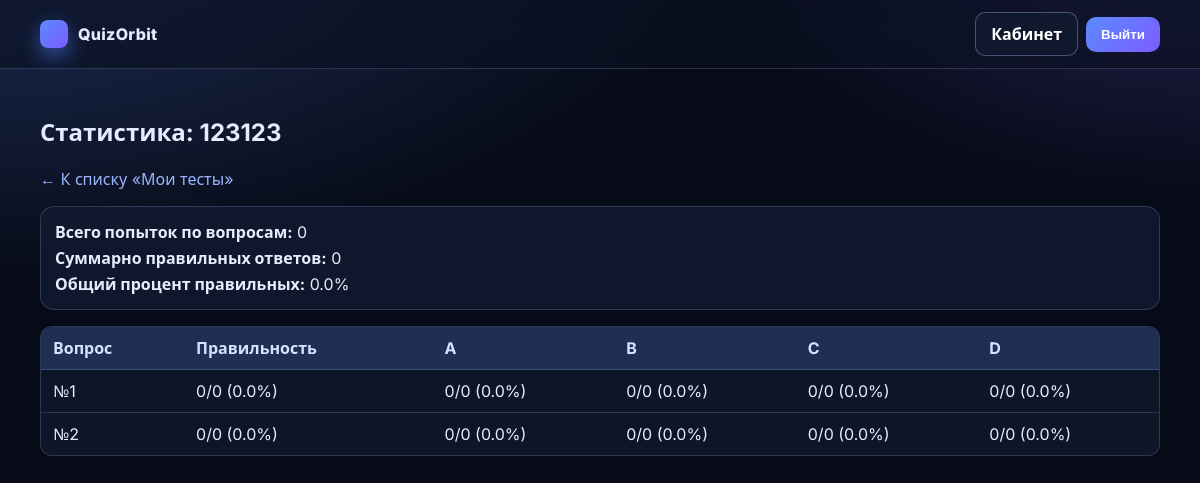
Page /tests/7184a79c-43d7-4a47-964b-b062ccbd0cb9/stats (signed in) on the committed database.
### app/models.py (models this page shows)
class TestBlank(db.Model):
    __tablename__ = "test_blanks"
    id = db.Column(db.Integer, primary_key=True)
    uuid = db.Column(db.String(36), unique=True, nullable=False, default=lambda: str(uuid.uuid4()))
    owner_id = db.Column(db.Integer, db.ForeignKey("users.id"), nullable=False, index=True)
    title = db.Column(db.String(200), nullable=True)
    is_public = db.Column(db.Boolean, nullable=False, default=False)
    grade = db.Column(db.Integer, nullable=True)
    subject = db.Column(db.String(50), nullable=True)
    question_count = db.Column(db.Integer, nullable=False)
    created_at = db.Column(db.DateTime, default=datetime.utcnow, nullable=False)
    layout_json = db.Column(db.Text, nullable=True)
    owner = db.relationship("User", back_populates="blanks")
    questions = db.relationship(
        "TestQuestion", back_populates="blank", order_by="TestQuestion.question_number", cascade="all, delete-orphan"
    )
    ratings = db.relationship("TestBlankRating", back_populates="blank", cascade="all, delete-orphan")

### app/routes_web.py (the view)
@web_bp.route("/tests/<blank_uuid>/stats", methods=["GET"])
@login_required
def tests_stats(blank_uuid: str):
    blank = TestBlank.query.filter_by(uuid=blank_uuid, owner_id=current_user.id).first()
    if not blank:
        abort(404)
    qs = sorted(blank.questions, key=lambda x: x.question_number)
    stats_rows = TestQuestionStats.query.filter_by(blank_id=blank.id).all()
    stats_by_qid = {int(s.question_id): s for s in stats_rows}
    rows: list[dict] = []
    for q in qs:
        s = stats_by_qid.get(int(q.id))
        attempts = int(s.attempts_total) if s else 0
        correct = int(s.correct_total) if s else 0
        a_cnt = int(s.option_a_total) if s else 0
        b_cnt = int(s.option_b_total) if s else 0
        c_cnt = int(s.option_c_total) if s else 0
        d_cnt = int(s.option_d_total) if s else 0
        if attempts > 0:
            correct_pct = (correct * 100.0) / attempts
            a_pct = (a_cnt * 100.0) / attempts
            b_pct = (b_cnt * 100.0) / attempts
            c_pct = (c_cnt * 100.0) / attempts
            d_pct = (d_cnt * 100.0) / attempts
        else:
            correct_pct = a_pct = b_pct = c_pct = d_pct = 0.0
        rows.append(
            {
                "question_number": q.question_number,
                "attempts": attempts,
                "correct": correct,
                "correct_pct": correct_pct,
                "options": {
                    "A": {"count": a_cnt, "pct": a_pct},
                    "B": {"count": b_cnt, "pct": b_pct},
                    "C": {"count": c_cnt, "pct": c_pct},
                    "D": {"count": d_cnt, "pct": d_pct},
                },
            }
        )
    total_attempts = sum(r["attempts"] for r in rows)
    total_correct = sum(r["correct"] for r in rows)
    overall_pct = (total_correct * 100.0 / total_attempts) if total_attempts > 0 else 0.0
    return render_template(
        "tests_stats.html",
        blank=blank,
        rows=rows,
        total_attempts=total_attempts,
        total_correct=total_correct,
        overall_pct=overall_pct,
    )

### app/models.py (called while the page is built)
@login_manager.user_loader
def load_user(user_id: str):
    try:
        return User.query.get(int(user_id))
    except Exception:
        return None

### app/templates/tests_stats.html (shortened to what this page needs)
{% extends "base.html" %}
{% block content %}
  <h2>Статистика: {{ blank.title if blank.title else ('Тест ' ~ blank.uuid[:8]) }}</h2>
  <div style="margin-top:10px;">
    <a href="{{ url_for('web.tests_mine') }}">← К списку «Мои тесты»</a>
  </div>
  <div class="box" style="margin-top:16px;">
    <div><strong>Всего попыток по вопросам:</strong> {{ total_attempts }}</div>
    <div style="margin-top:4px;"><strong>Суммарно правильных ответов:</strong> {{ total_correct }}</div>
    <div style="margin-top:4px;"><strong>Общий процент правильных:</strong> {{ '%.1f'|format(overall_pct) }}%</div>
  </div>
  {% if rows %}
    <table class="data" style="margin-top:16px;">
      <thead>
        <tr>
          <th>Вопрос</th>
          <th>Правильность</th>
          <th>A</th>
          <th>B</th>
          <th>C</th>
          <th>D</th>
        </tr>
      </thead>
      <tbody>
        {% for r in rows %}
          <tr>
            <td>№{{ r.question_number }}</td>
            <td>{{ r.correct }}/{{ r.attempts }} ({{ '%.1f'|format(r.correct_pct) }}%)</td>
            <td>{{ r.options.A.count }}/{{ r.attempts }} ({{ '%.1f'|format(r.options.A.pct) }}%)</td>
            <td>{{ r.options.B.count }}/{{ r.attempts }} ({{ '%.1f'|format(r.options.B.pct) }}%)</td>
            <td>{{ r.options.C.count }}/{{ r.attempts }} ({{ '%.1f'|format(r.options.C.pct) }}%)</td>
            <td>{{ r.options.D.count }}/{{ r.attempts }} ({{ '%.1f'|format(r.options.D.pct) }}%)</td>
          </tr>
        {% endfor %}
      </tbody>
    </table>
  {% else %}
    <div class="box" style="margin-top:16px; color:#64748b;">Пока нет данных сканирования для этого теста.</div>
  {% endif %}
{% endblock %}

### app/templates/base.html (shortened to what this page needs)
<!doctype html>
<html lang="ru">
  <head>
  </head>
  <body>
    <header class="site-header">
      <div class="nav-wrap">
        <a class="brand" href="{{ url_for('web.index') }}">
          <span class="brand-dot"></span>
          <span>QuizOrbit</span>
        </a>
        <div class="nav-actions">
          {% if current_user.is_authenticated %}
            <a class="btn secondary" href="{{ url_for('web.dashboard') }}">Кабинет</a>
            <form method="post" action="{{ url_for('web.logout') }}" style="margin:0;">
              <button class="btn" type="submit">Выйти</button>
            </form>
          {% else %}
            <a class="btn secondary" href="{{ url_for('web.login') }}">Войти</a>
            <a class="btn" href="{{ url_for('web.register') }}">Регистрация</a>
          {% endif %}
        </div>
      </div>
    </header>
    <div class="container">
      {% block content %}{% endblock %}
    </div>
  </body>
</html>

### app/templates/base.html (style rules this page uses)
:root { --bg: #070b17; --surface: #111a2f; --surface-soft: #1a2642; --text: #e5ecff; --muted: #99a8cc; --primary: #5b8bff; --primary-strong: #7c5cff; --border: rgba(172, 191, 255, 0.2); --shadow: 0 24px 50px rgba(4, 10, 30, 0.55); }
* { box-sizing: border-box; }
body { margin: 0; font-family: "Inter", "Segoe UI", Roboto, Arial, sans-serif; color: var(--text); background: radial-gradient(1200px 640px at -5% -20%, rgba(91, 139, 255, 0.35) 0%, transparent 70%), radial-gradient(800px 450px at 100% -10%, rgba(124, 92, 255, 0.28) 0%, transparent 62%), radial-gradient(1000px 400px at 45% 120%, rgba(37, 99, 235, 0.18) 0%, transparent 65%), var(--bg); min-height: 100vh; }
.site-header { position: sticky; top: 0; z-index: 30; backdrop-filter: blur(12px); background: rgba(11, 18, 35, 0.64); border-bottom: 1px solid var(--border); }
.nav-wrap { max-width: 1160px; margin: 0 auto; padding: 12px 20px; display: flex; align-items: center; justify-content: space-between; gap: 12px; }
.brand { display: inline-flex; align-items: center; gap: 10px; text-decoration: none; color: var(--text); font-weight: 800; letter-spacing: 0.3px; }
.brand-dot { width: 28px; height: 28px; border-radius: 8px; background: linear-gradient(135deg, #5b8bff, #7c5cff); box-shadow: 0 8px 20px rgba(82, 130, 255, 0.55); }
.nav-actions { display: flex; gap: 8px; align-items: center; flex-wrap: wrap; }
.container { max-width: 1160px; margin: 0 auto; padding: 26px 20px 34px; }
.box { border: 1px solid var(--border); background: rgba(17, 26, 47, 0.88); padding: 14px; border-radius: 14px; margin-top: 16px; }
.btn { display: inline-flex; align-items: center; justify-content: center; gap: 6px; padding: 10px 15px; background: linear-gradient(135deg, var(--primary), var(--primary-strong)); color: white; border: 0; border-radius: 10px; cursor: pointer; text-decoration: none; font-weight: 600; }
.btn.secondary { background: rgba(17, 26, 47, 0.95); border: 1px solid rgba(172, 191, 255, 0.35); }
a { color: #9bb6ff; text-decoration: none; }
table.data { width: 100%; border-collapse: separate; border-spacing: 0; margin-top: 10px; background: rgba(15, 24, 44, 0.84); border: 1px solid var(--border); border-radius: 12px; overflow: hidden; }
table.data th, table.data td { border-bottom: 1px solid rgba(172, 191, 255, 0.2); padding: 10px 12px; text-align: left; vertical-align: middle; }
table.data tr:last-child td { border-bottom: 0; }
table.data th { background: rgba(38, 58, 102, 0.72); color: #d6e1ff; font-weight: 700; }

### rows in the picture
TestBlank: title "123123", question_number "1", correct "0", attempts "0", correct_pct "0.0", options.A.count "0", options.A.pct "0.0", options.B.count "0", options.B.pct "0.0", options.C.count "0", options.C.pct "0.0", options.D.count "0", options.D.pct "0.0", question_number "2"

### other values in the picture
{{ total_attempts }} "0"
{{ total_correct }} "0"
{{ '%.1f'|format(overall_pct) }} "0.0"
